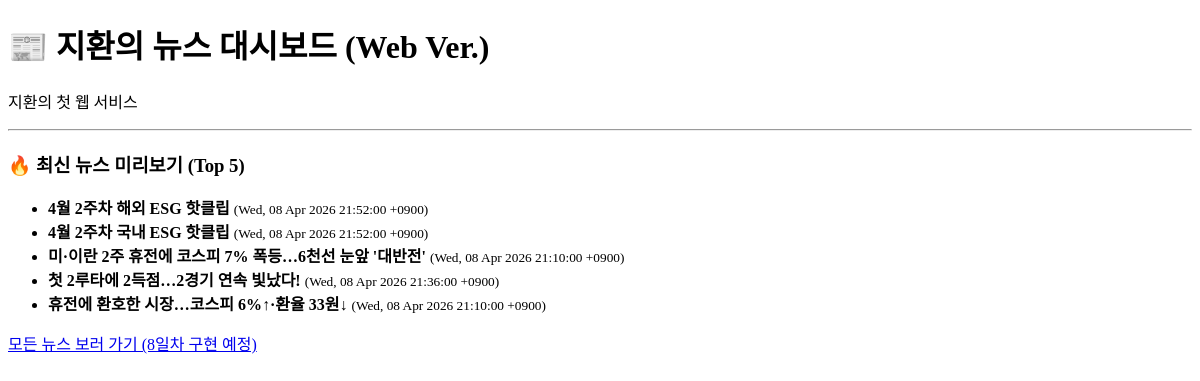
Before: / with the older database file.
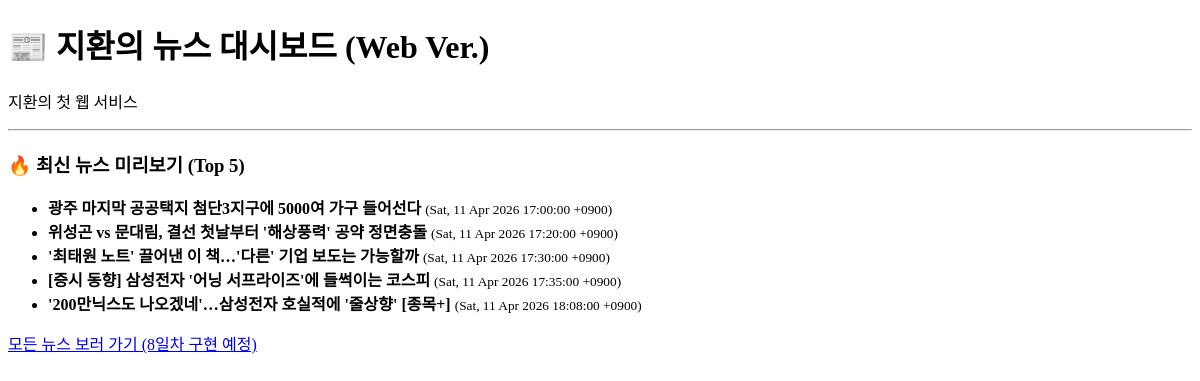
After: the same page with the newer database file.
### tables this page shows
CREATE TABLE news(
    id INTEGER PRIMARY KEY AUTOINCREMENT,
    title TEXT NOT NULL,       -- 뉴스 제목
    link TEXT UNIQUE NOT NULL, -- 뉴스 링크 (UNIQUE로 중복 링크 방지)
    pub_date TEXT,              -- 뉴스 날짜
    is_read INTEGER DEFAULT 0  -- 0은 '안 읽음', 1은 '읽음'
);

### app.py (the view)
@app.route('/')
def index():
    conn = get_db_connections()
    news_data = conn.execute('SELECT * FROM news ORDER BY id DESC LIMIT 5').fetchall()
    conn.close()
    return render_template('index.html', news_list=news_data)

### app.py (called while the page is built)
def get_db_connections():
    conn = sqlite3.connect('news_dashboard.db')
    conn.row_factory = sqlite3.Row
    return conn

### templates/index.html (shortened to what this page needs)
<!DOCTYPE html>
<html lang="ko">
<head>
</head>
<body>
  <h1>📰 지환의 뉴스 대시보드 (Web Ver.)</h1>
  <p>지환의 첫 웹 서비스</p>
  <hr>
  <h3>🔥 최신 뉴스 미리보기 (Top 5)</h3>
  <ul>
      {% for news in news_list %}
      <li>
        <strong>{{ news['title'] }}</strong>
        <small>({{ news['pub_date'] }})</small>
      </li>
      {% endfor %}
  </ul>
  <p><a href="#">모든 뉴스 보러 가기 (8일차 구현 예정)</a></p>
</body>
</html>

Changed rows visible on the page:
no longer on this page (row unchanged): news: title "4월 2주차 해외 ESG 핫클립", pub_date "Wed, 08 Apr 2026 21:52:00 +0900"
no longer on this page (row unchanged): news: title "4월 2주차 국내 ESG 핫클립", pub_date "Wed, 08 Apr 2026 21:52:00 +0900"
no longer on this page (row unchanged): news: title "미·이란 2주 휴전에 코스피 7% 폭등…6천선 눈앞 '대반전'", pub_date "Wed, 08 Apr 2026 21:10:00 +0900"
no longer on this page (row unchanged): news: title "첫 2루타에 2득점…2경기 연속 빛났다!", pub_date "Wed, 08 Apr 2026 21:36:00 +0900"
no longer on this page (row unchanged): news: title "휴전에 환호한 시장…코스피 6%↑·환율 33원↓", pub_date "Wed, 08 Apr 2026 21:10:00 +0900"
added news: title "광주 마지막 공공택지 첨단3지구에 5000여 가구 들어선다", pub_date "Sat, 11 Apr 2026 17:00:00 +0900"
added news: title "위성곤 vs 문대림, 결선 첫날부터 '해상풍력' 공약 정면충돌", pub_date "Sat, 11 Apr 2026 17:20:00 +0900"
added news: title "'최태원 노트' 끌어낸 이 책…'다른' 기업 보도는 가능할까", pub_date "Sat, 11 Apr 2026 17:30:00 +0900"
added news: title "[증시 동향] 삼성전자 '어닝 서프라이즈'에 들썩이는 코스피", pub_date "Sat, 11 Apr 2026 17:35:00 +0900"
added news: title "'200만닉스도 나오겠네'…삼성전자 호실적에 '줄상향' [종목+]", pub_date "Sat, 11 Apr 2026 18:08:00 +0900"
